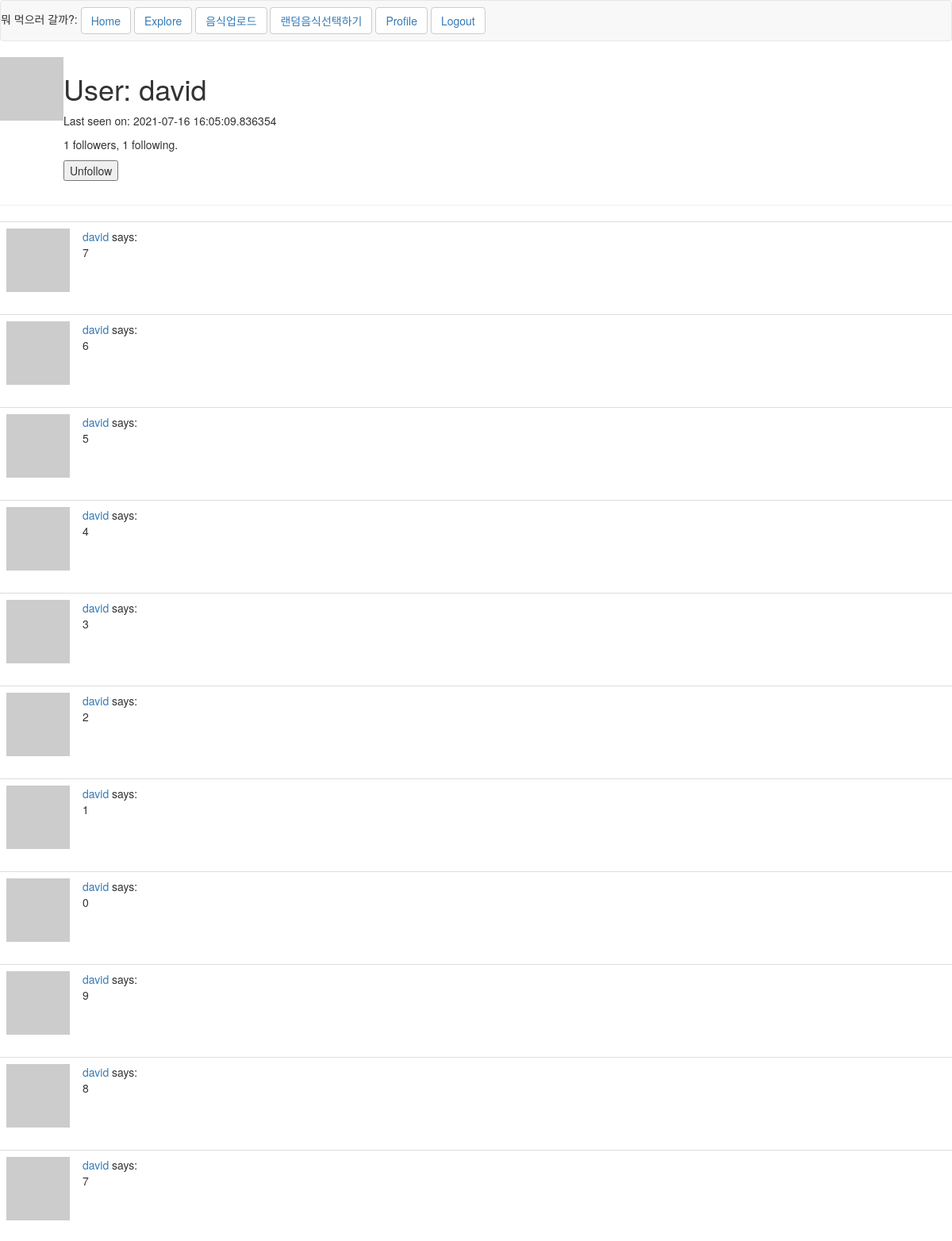
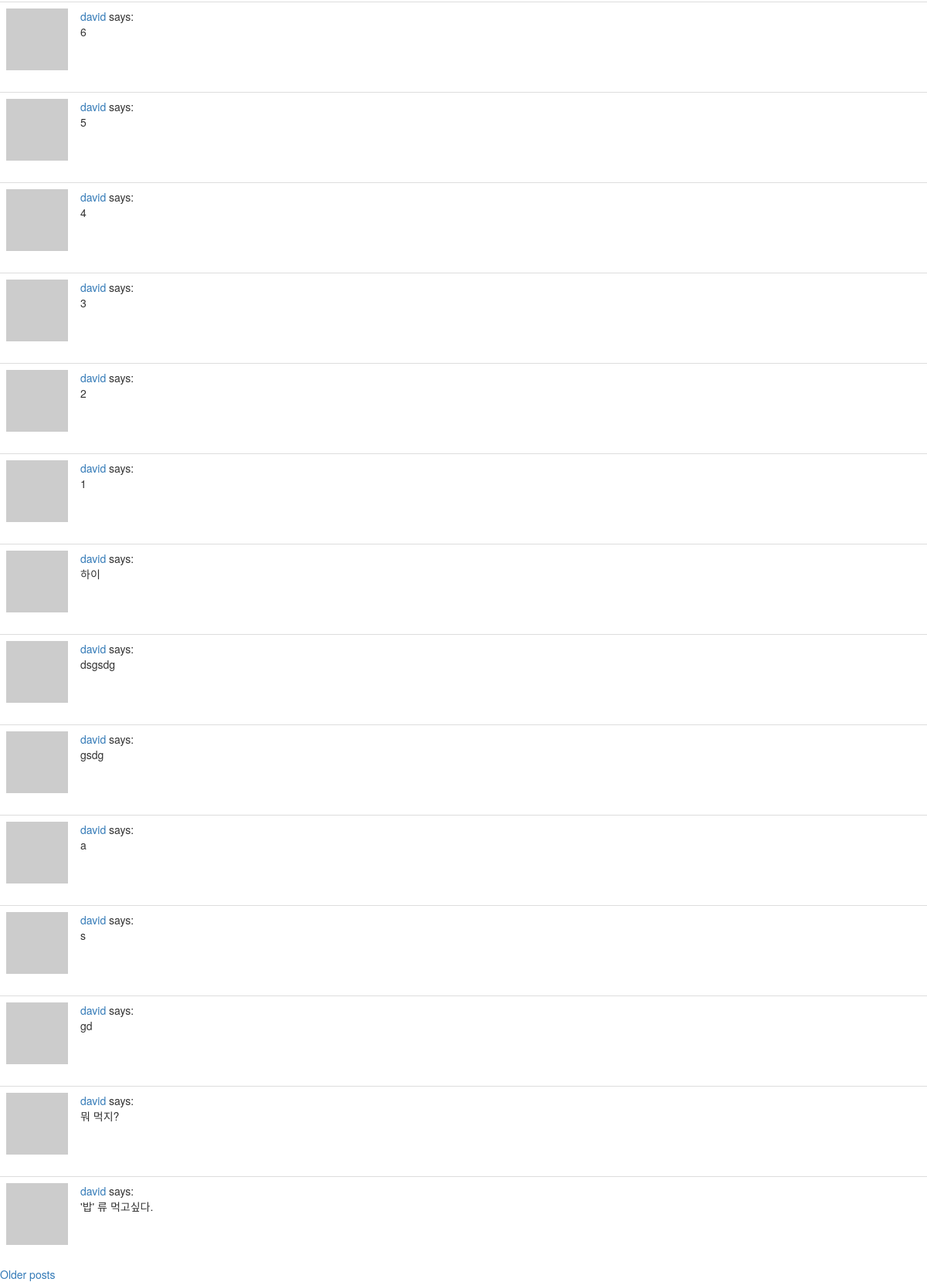
The app's page /user/david (signed in) with its own data (2 pictures, top to bottom).
### app/models.py (models this page shows, shortened)
class User(UserMixin, db.Model):
    id = db.Column(db.Integer, primary_key=True)
    username = db.Column(db.String(64), index=True, unique=True)
    email = db.Column(db.String(120), index=True, unique=True)
    password_hash = db.Column(db.String(128))
    posts = db.relationship('Post', backref='author', lazy='dynamic')
    about_me = db.Column(db.String(140))
    last_seen = db.Column(db.DateTime, default=datetime.utcnow)
    followed = db.relationship(
        'User', secondary=followers,
        primaryjoin=(followers.c.follower_id == id),
        secondaryjoin=(followers.c.followed_id == id),
        backref=db.backref('followers', lazy='dynamic'), lazy='dynamic')
    friends = db.relationship("User",#친구 추가 기능
                secondary=association_table,#
                backref='added_by',#
                primaryjoin=id == association_table.c.user_id,#
                secondaryjoin=id == association_table.c.friend_id)#
    def is_following(self, user):
        return self.followed.filter(
            followers.c.followed_id == user.id).count() > 0
    def avatar(self, size):
        digest = md5(self.email.lower().encode('utf-8')).hexdigest()
        return 'https://www.gravatar.com/avatar/{}?d=identicon&s={}'.format(
            digest, size)

class Post(db.Model):
    id = db.Column(db.Integer, primary_key=True)
    body = db.Column(db.String(140))
    timestamp = db.Column(db.DateTime, index=True, default=datetime.utcnow)
    user_id = db.Column(db.Integer, db.ForeignKey('user.id'))

### app/routes.py (the view)
@app.route('/user/<username>')
@login_required
def user(username):
    user = User.query.filter_by(username=username).first_or_404()
    page = request.args.get('page', 1, type=int)
    posts = user.posts.order_by(Post.timestamp.desc()).paginate(
        page, app.config['POSTS_PER_PAGE'], False)
    next_url = url_for('user', username=user.username, page=posts.next_num) \
        if posts.has_next else None
    prev_url = url_for('user', username=user.username, page=posts.prev_num) \
        if posts.has_prev else None
    form = EmptyForm()
    return render_template('user.html', user=user, posts=posts.items,
                           next_url=next_url, prev_url=prev_url, form=form)

### app/forms.py
class EmptyForm(FlaskForm):
    submit = SubmitField('Submit')

### app/models.py (called while the page is built)
@login.user_loader
def load_user(id):
    return User.query.get(int(id))

### app/routes.py (called while the page is built)
@app.before_request
def before_request():
    if current_user.is_authenticated:
        current_user.last_seen = datetime.utcnow()
        db.session.commit()

### app/templates/user.html (shortened to what this page needs)
{% extends "base.html" %}
{% block content %}
    <table>
        <tr valign='top'>
            <td><img src="{{ user.avatar(128) }}"></td>
            <td>
                <h1>User: {{ user.username }}</h1>
                {% if user.last_seen %}<p>Last seen on: {{ user.last_seen }}</p>{% endif %}
                <p>{{ user.followers.count() }} followers, {{ user.followed.count() }} following.</p>
                {% if user == current_user %}
                <p><a href="{{ url_for('edit_profile') }}">Edit your profile</a></p>
                {% else %}
                <p>
                    <form action="{{ url_for('unfollow', username=user.username) }}" method="post">
                        {{ form.submit(value='Unfollow') }}
                    </form>
                </p>
                {% endif %}
            </td>
        </tr>
    </table>
    <hr>
    {% for post in posts %}
        {% include '_post.html' %}
    {% endfor %}
    {% if next_url %}
    <a href="{{ next_url }}">Older posts</a>
    {% endif %}
{% endblock %}

### app/templates/_post.html
<table class="table table-hover">
    <tr>
        <td width="70px">
            <a href="{{ url_for('user', username=post.author.username) }}">
                <img src="{{ post.author.avatar(70) }}" />
            </a>
        </td>
        <td>
            <a href="{{ url_for('user', username=post.author.username) }}">
                {{ post.author.username }}
            </a>
            says:
            <br>
            {{ post.body }}
        </td>
    </tr>
</table>

### records on screen
User: username "david", last_seen "2021-07-16 16:05:09.836354"
Post: author.username "david", body "7"
Post: author.username "david", body "6"
Post: author.username "david", body "5"
Post: author.username "david", body "4"
Post: author.username "david", body "3"
Post: author.username "david", body "2"
Post: author.username "david", body "1"
Post: author.username "david", body "0"
Post: author.username "david", body "9"
Post: author.username "david", body "8"
Post: author.username "david", body "7"
Post: author.username "david", body "6"
Post: author.username "david", body "5"
Post: author.username "david", body "4"
Post: author.username "david", body "3"
Post: author.username "david", body "2"
Post: author.username "david", body "1"
Post: author.username "david", body "하이"
Post: author.username "david", body "dsgsdg"
Post: author.username "david", body "gsdg"
Post: author.username "david", body "a"
Post: author.username "david", body "s"
Post: author.username "david", body "gd"
Post: author.username "david", body "뭐 먹지?"
Post: author.username "david", body "'밥' 류 먹고싶다."

### other values on screen
{{ user.followers.count() }} "1"
{{ user.followed.count() }} "1"
